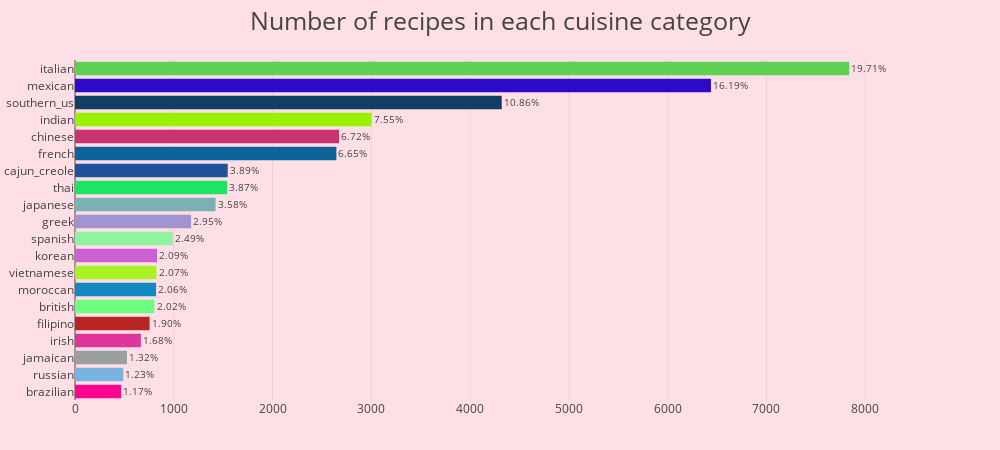

Notebook code cell kept with this figure:
### Code cell
trace = go.Bar(
            x=train_data.cuisine.value_counts().values[::-1],
            y=[i for i in train_data.cuisine.value_counts().index][::-1],
            text=labelpercents[::-1],  textposition = 'outside', 
            orientation = 'h',marker = dict(color = random_colours(20)))
layout = go.Layout(
                   title='Number of recipes in each cuisine category',
                   titlefont = dict(size = 25),
                   width=1000, height=450, 
                   plot_bgcolor = 'rgba(0,0,0,0)',
                   paper_bgcolor = 'rgba(255, 219, 227, 0.88)',
                   margin=dict(l=75,r=110,b=50,t=60),
                   )
data = [trace]
fig = dict(data=data, layout=layout)
iplot(fig, filename='horizontal-bar')

### Figure 1 — Plotly figure (JSON) as saved in the notebook; plotly's stock layout.template omitted (floating-point values rounded to 4 significant figures)
{"data": [{"marker": {"color": ["#FE0491", "#78B3E1", "#9B9E9F", "#DF349B", "#B72625", "#6DFD81", "#1287C0", "#A9F225", "#CB60D0", "#90F39F", "#A194D0", "#7BB1B5", "#1CE464", "#21519B", "#0C639A", "#CB3370", "#9AF105", "#113F63", "#2B0ACB", "#5ED153"]}, "orientation": "h", "text": ["1.17%", "1.23%", "1.32%", "1.68%", "1.90%", "2.02%", "2.06%", "2.07%", "2.09%", "2.49%", "2.95%", "3.58%", "3.87%", "3.89%", "6.65%", "6.72%", "7.55%", "10.86%", "16.19%", "19.71%"], "textposition": "outside", "type": "bar", "uid": "79c3d72f-86e8-45f6-9cf0-e1c87ced38d5", "x": [467, 489, 526, 667, 755, 804, 821, 825, 830, 989, 1175, 1423, 1539, 1546, 2646, 2673, 3003, 4320, 6438, 7838], "y": ["brazilian", "russian", "jamaican", "irish", "filipino", "british", "moroccan", "vietnamese", "korean", "spanish", "greek", "japanese", "thai", "cajun_creole", "french", "chinese", "indian", "southern_us", "mexican", "italian"]}], "layout": {"height": 450, "margin": {"b": 50, "l": 75, "r": 110, "t": 60}, "paper_bgcolor": "rgba(255, 219, 227, 0.88)", "plot_bgcolor": "rgba(0,0,0,0)", "title": {"font": {"size": 25}, "text": "Number of recipes in each cuisine category"}, "width": 1000}}
